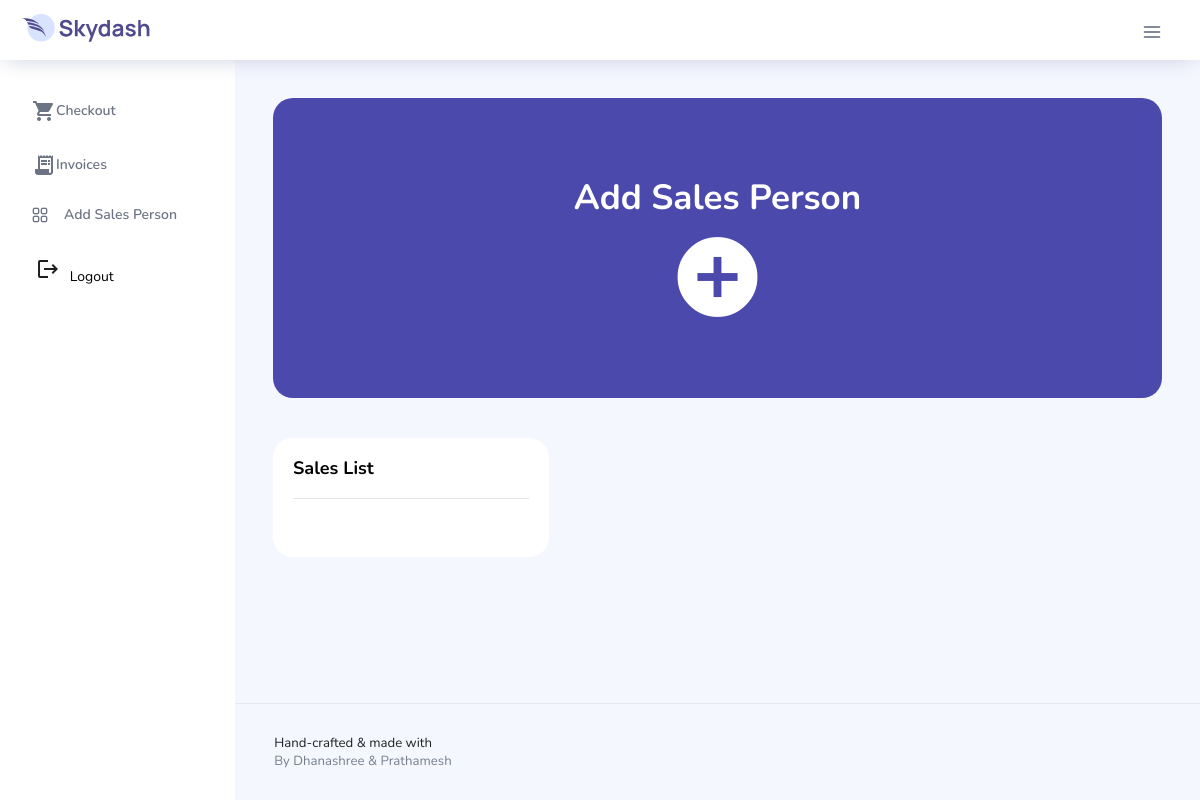
Page /Sales/sales_dash.php on the earlier database version.
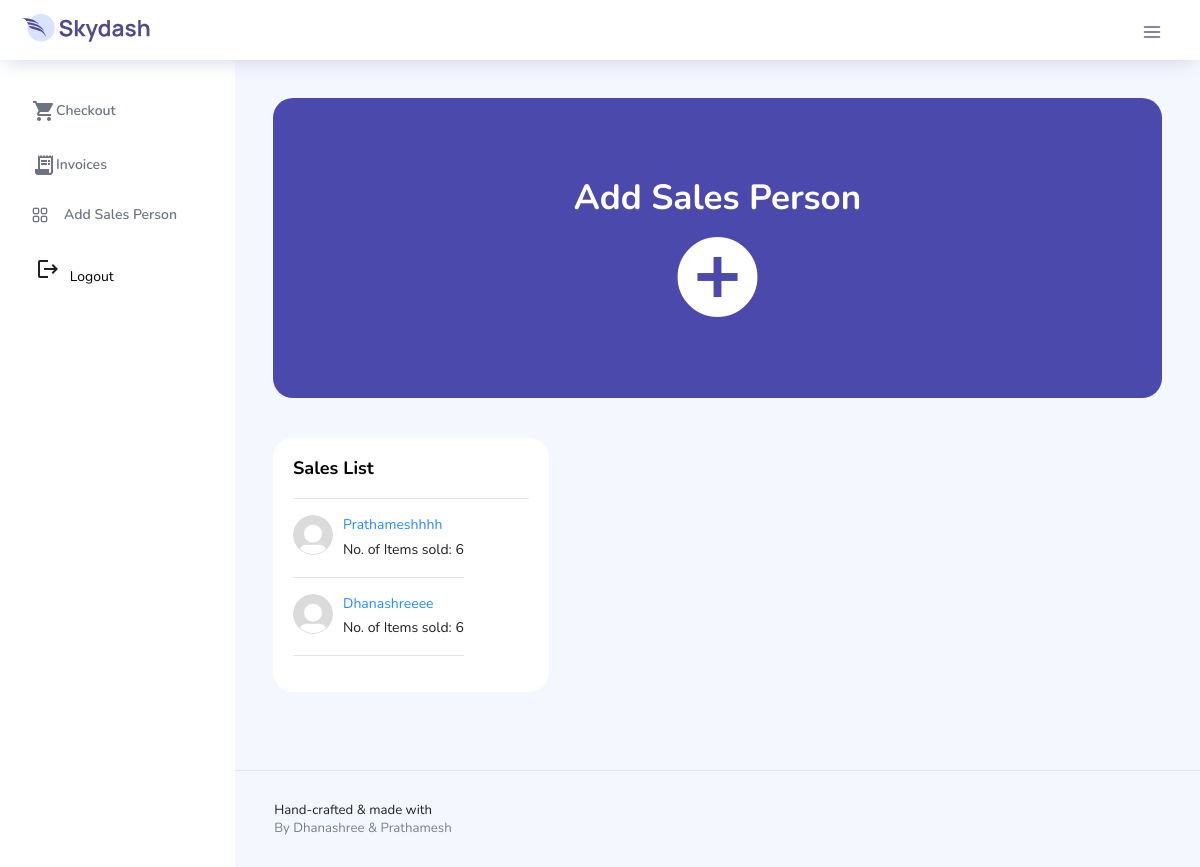
Same page on the later database version.
### tables this page shows
CREATE TABLE `sales_person` (
  `id` int(11) NOT NULL,
  `name` longtext DEFAULT NULL,
  `mobile_number` longtext DEFAULT NULL,
  `address` longtext DEFAULT NULL,
  `identity_proof` longtext DEFAULT NULL,
  `items_sold` longtext DEFAULT NULL
);

### Sales/sales_dash.php (the view, shortened to what the changed rows need)
<?php
include "../db.php";
?>
<!DOCTYPE html>
<html lang="en">
  <head>
    <link rel="stylesheet" href="../vendors/feather/feather.css" />
    <link rel="stylesheet" href="../vendors/ti-icons/css/themify-icons.css" />
    <link rel="stylesheet" href="../vendors/css/vendor.bundle.base.css" />
    <link
      rel="stylesheet"
      href="../vendors/datatables.net-bs4/dataTables.bootstrap4.css"
    />
    <link rel="stylesheet" href="../vendors/ti-icons/css/themify-icons.css" />
    <link
      rel="stylesheet"
      type="text/css"
      href="../js/select.dataTables.min.css"
    />
    <link rel="stylesheet" href="../css/vertical-layout-light/style.css" />
  </head>
  <body>
    <div class="container-scroller">
      <div class="container-fluid page-body-wrapper">
        <div class="main-panel">
          <div class="content-wrapper">
            <div class="row">
              <div class="col-md-4 stretch-card grid-margin">
                <div class="card">
                  <div class="card-body">
                    <ul class="icon-data-list">
                     <?php
                      $query = mysqli_query($conn,"SELECT * FROM `sales_person` ORDER BY `items_sold` DESC");
                      while ($row = mysqli_fetch_array($query)) {
                        $name = $row['name'];
                        $itemsold = $row['items_sold'];
                      ?>
                      <li>
                        <div class="d-flex">
                          <img src="../images/faces/defaultfacerec.png" alt="user" />
                          <div>
                            <p class="text-info mb-1"><?= $name ?></p>
                            <p class="mb-0">No. of Items sold: <?= $itemsold ?></p>
                          </div>
                        </div>
                      </li>
                      <hr>
                      <?php
                        }
                      ?>
                    </ul>
                  </div>
                </div>
              </div>
            </div>
          </div>
        </div>
      </div>
    </div>
  </body>
</html>

Differences in the rows shown:
added sales_person: name "Prathameshhhh", items_sold "6"
added sales_person: name "Dhanashreeee", items_sold "6"
